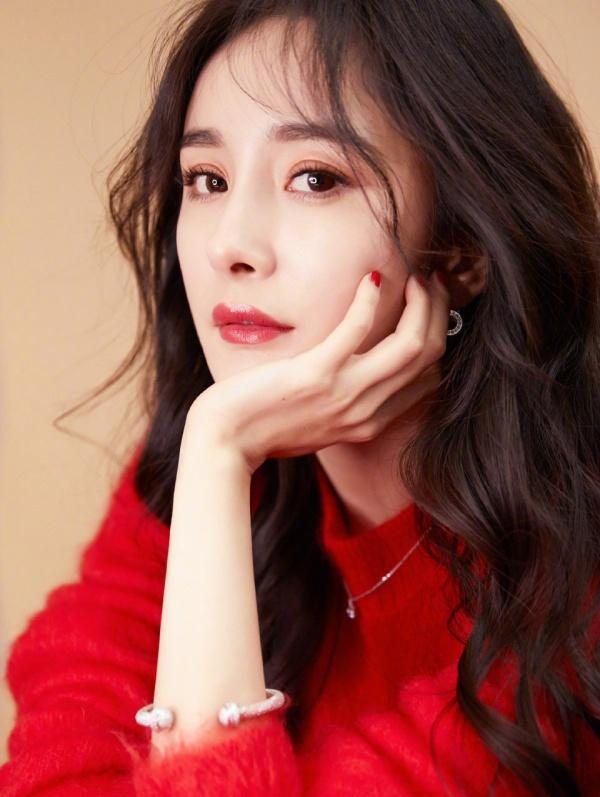
#> input picture 2021.11/20211103/img/pic2.jpg, 600 x 797 px
$ python test07.py
#> lines starting #> are read from the running program, lines starting #| are printed output that depends on the picture
import numpy as np
from PIL import Image

img = Image.open("../img/pic2.jpg")
#> img is the input picture: PIL image 600x797 RGB; mean R, G, B 150.3, 88.7, 80.2
img_data = np.array(img)
img_data[:,:,0] = 0
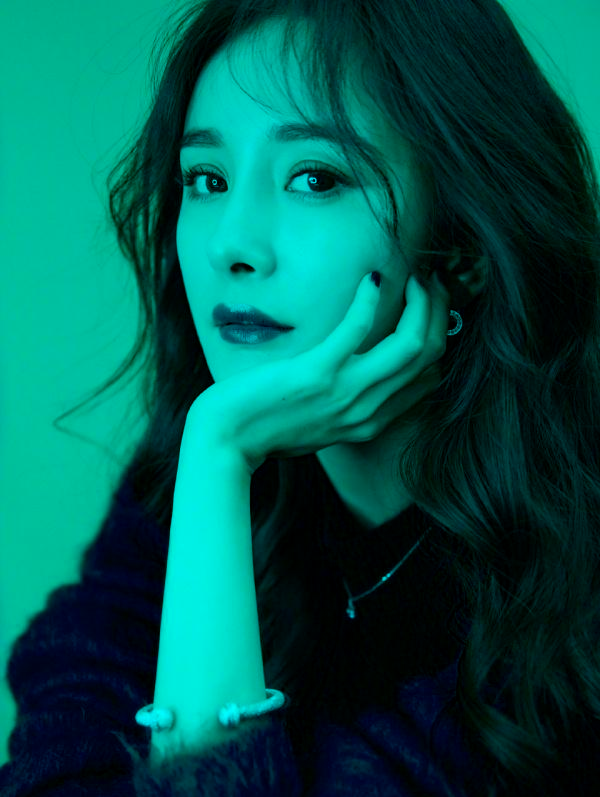
#> img_data: shape (797, 600, 3); mean R, G, B 0, 88.7, 80.2
img_data[:,:,2] = 0
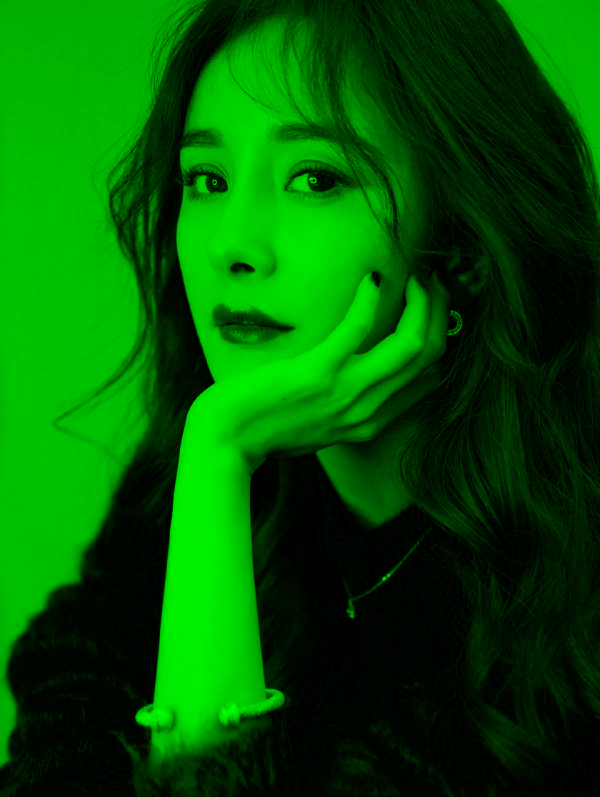
#> img_data: shape (797, 600, 3); mean R, G, B 0, 88.7, 0
print(img_data)
#> (printed output is left out)
R_img = Image.fromarray(img_data)
R_img.show()

$ run again, with 2021.11/20211103/img/cat.jpg copied over 2021.11/20211103/img/pic2.jpg
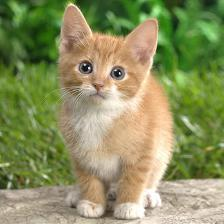
#> input picture 2021.11/20211103/img/cat.jpg, 224 x 224 px
#> img is the input picture: PIL image 224x224 RGB; mean R, G, B 139.6, 144.6, 95.7
#> `img_data[:,:,0] = 0`:
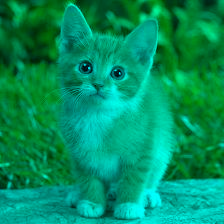
#> img_data: shape (224, 224, 3); mean R, G, B 0, 144.6, 95.7
#> `img_data[:,:,2] = 0`:
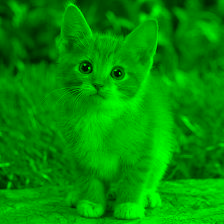
#> img_data: shape (224, 224, 3); mean R, G, B 0, 144.6, 0
#> (printed output is left out)

$ run again, with 2021.11/20211103/img/s0.jpg copied over 2021.11/20211103/img/pic2.jpg
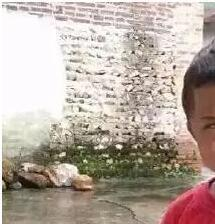
#> input picture 2021.11/20211103/img/s0.jpg, 215 x 224 px
#> img is the input picture: PIL image 215x224 RGB; mean R, G, B 183, 169.6, 159.9
#> `img_data[:,:,0] = 0`:
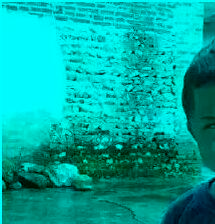
#> img_data: shape (224, 215, 3); mean R, G, B 0, 169.6, 159.9
#> `img_data[:,:,2] = 0`:
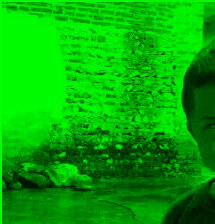
#> img_data: shape (224, 215, 3); mean R, G, B 0, 169.6, 0
#> (printed output is left out)
